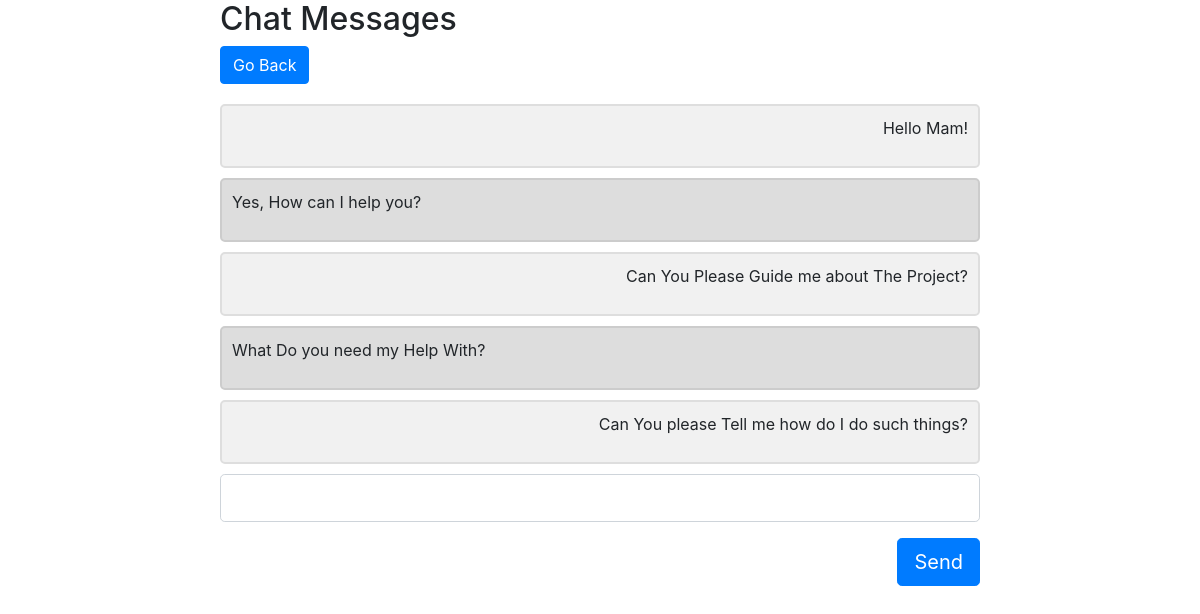
The app's page /chat/index.php?facultyID=1&stdID=1 (signed in) with its own data.
### tables this page shows
CREATE TABLE student_faculty_chat (
  message_id int NOT NULL AUTO_INCREMENT,
  student_id int NOT NULL,
  faculty_id int NOT NULL,
  message_body varchar(400) NOT NULL,
  message_sender varchar(1) NOT NULL,
   PRIMARY KEY(message_id)
);

### chat/index.php (the view, shortened to what this page needs)
<?php
    require_once("../server/connection.php");
    $stdID = $_GET['facultyID'];
    $facultyID = $_GET['stdID'];
?>
<!DOCTYPE html>
<html>
<head>
    <link rel="stylesheet" href="../css/bootstrap.css">
    <link rel="stylesheet" href="./style.css">
</head>
<body>
    <h2>Chat Messages</h2>
    <div class="left"><a href="../" class='btn btn-primary'>Go Back</a></div><br><br>
    <?php
        $sql = "SELECT * FROM student_faculty_chat WHERE student_id = ${stdID} AND faculty_id = ${facultyID} ORDER BY student_faculty_chat.message_id ASC";
        $result = $conn->query($sql);
        $rows = $result->num_rows;
        if($rows>=1){
            while($data = $result->fetch_assoc()){
                $messageBody = $data['message_body'];
                $messageSender = $data['message_sender'];
                if($_SESSION['role'] === 'faculty'){
                    $currentRole = 'f';
                }else{
                    $currentRole = 's';
                }
                if($currentRole === $messageSender)
                    echo "<div class='container'><p class='right'>";
                else
                    echo"<div class='container darker'><p class='left'>";
                echo "${messageBody}</p></div>";
            }
        }
    ?>
    <form action="./index.php?facultyID=<?php echo $facultyID?>&stdID=<?php echo$stdID?>" method="post">
        <div class="form-group">
            <input type="text" name="message" class="form-control form-control-lg" required>
            <input type="submit" name='send' value="Send" class="btn btn-primary btn-lg right mt-3">
        </div>
    </form>
</body>
</html>

### chat/style.css (style rules this page uses)
body { margin: 0 auto; max-width: 800px; padding: 0 20px; }
.container { border: 2px solid #dedede; background-color: #f1f1f1; border-radius: 5px; padding: 10px; margin: 10px 0; }
.darker { border-color: #ccc; background-color: #ddd; }
.container::after { content: ""; clear: both; display: table; }
.left { float: left; }
.right { float: right; }

### records on screen
student_faculty_chat: message_body "Hello Mam!"
student_faculty_chat: message_body "Yes, How can I help you?"
student_faculty_chat: message_body "Can You Please Guide me about The Project?"
student_faculty_chat: message_body "What Do you need my Help With?"
student_faculty_chat: message_body "Can You please Tell me how do I do such things?"
